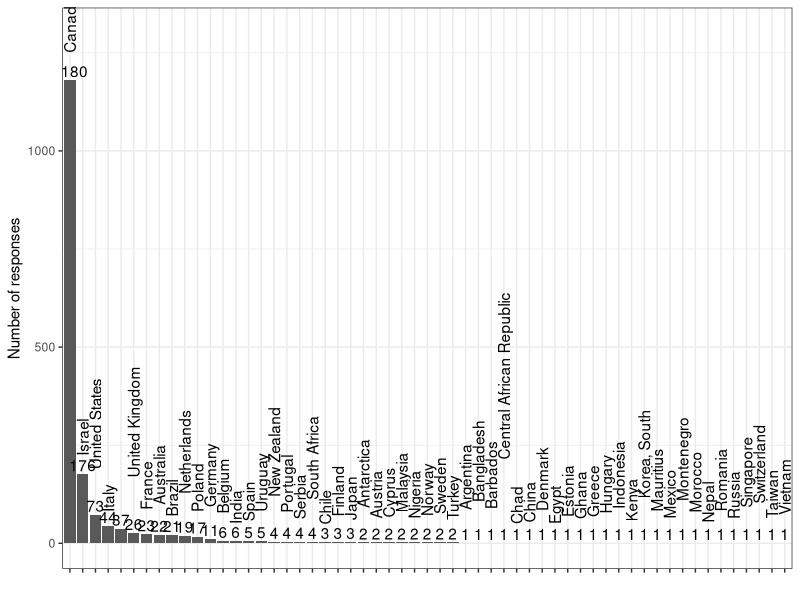
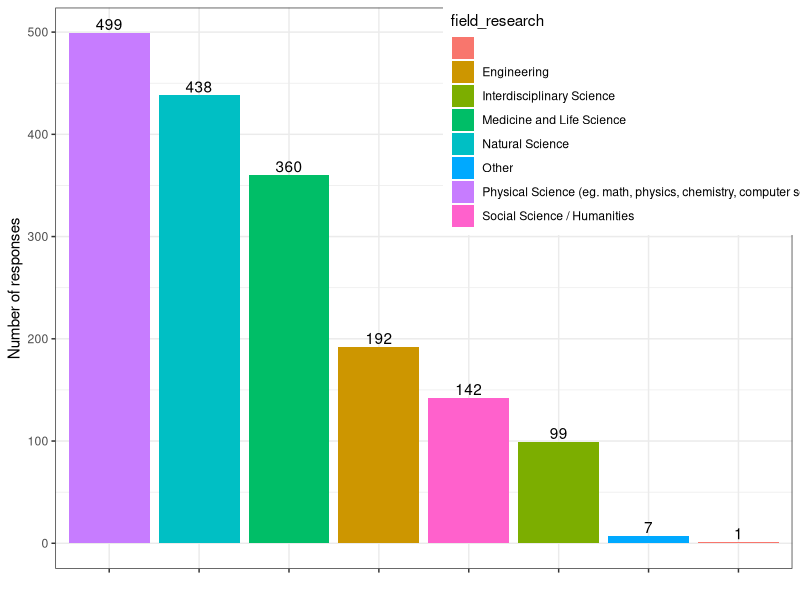

Here is the R script that generated these plots, in order:


## Read in and explore the GYA data

setwd("/Users/jpwrobinson/Documents/git_repos/gya-research")

setwd("/Users/kristinatietjen/Documents/git_hub/gya-research")



## read data
survey<-read.csv("data/July-7-2016-7pm-Toronto_simplified.csv", header=TRUE)
#colnames(survey)<-as.character(unlist(survey[1,]))
#survey<-survey[-1,]

head(survey)
## remove some unnecessary columns
#survey$Username<-NULL
#survey$'Updated At'<-NULL
#survey'Number of Saves'<-NULL

## check number of complete vs. incomplete
table(survey$Status)

### keep complete data only
survey<-survey[survey$Status=="Complete",]

# add 'date column'
#require(stringr)
#survey$date<-str_split_fixed(survey$'Completed At', " ", 1)

colnames(survey)

survey<-subset(survey, select=c("Location",  "gender", "field_research", "Country_work", "PhD_Year"))


states<-c("California","New York", "Pennsylvania", "Nebraska", "Massachusetts", "Vermont","Texas",
          "Michigan", "Maryland", "Florida", "Washington", "Oregon", "Nevada", "Minnesota", "Arizona",
          "Wisconsin", "Virginia", "Utah", "Ohio", "North Carolina", "New Jersey", "New Hampshire", 
          "Maine", "Louisiana", "Indiana", "Hawaii", "Alabama", "Tennessee", "Oklahoma", "New Mexico",
          "Missouri", "Mississippi", "Iowa", "Delaware", "Colorado", "Illinois")

prov<-c("Ontario", "Quebec", "British Columbia", "Alberta", "Nova Scotia", "New Brunswick", 
        "Newfoundland and Labrador", "Manitoba", "Saskatchewan", "Prince Edward Island", "Yukon Territory", 
        "Nunavut")

survey$Country<-as.character(survey$Location)
survey$Country<-ifelse(survey$Country%in%states, 'USA', survey$Country)
survey$Country<-ifelse(survey$Country%in%prov, 'Canada', survey$Country)
survey$Country<-as.factor(survey$Country)

################################
#### Summary statistics ########
################################
table(survey$Country)

locations<-aggregate(gender ~ Country, survey, length)
gender<-aggregate(Location ~ gender, survey, length)
field<-aggregate(Location ~ field_research, survey, length)
country_work<-aggregate(gender ~ Country_work, survey, length)




locations[order(locations$gender, locations$Country, decreasing=TRUE),]


require(ggplot2)
theme_set(theme_bw())

## plot countries with number of responses
ggplot(country_work, aes(x = reorder(Country_work, -gender), gender)) + geom_bar(stat='identity',position = position_dodge(width=0.5)) + 
  theme(axis.text.x=element_blank()) + labs(y="Number of responses",x="")  + 
  geom_text(aes(label=gender), vjust=-0.25) +
geom_text(aes(label=Country_work), angle=90, hjust=-0.5) + lims(y=c(0, 1300)) 

## plot fields of research with number of responses
ggplot(field, aes(x = reorder(field_research, -Location), Location, fill=field_research)) + geom_bar(stat='identity',position = position_dodge(width=0.5)) + 
  theme(axis.text.x=element_blank()) + labs(y="Number of responses",x="")  + 
  geom_text(aes(label=Location), vjust=-0.25) + theme(legend.position=c(0.8, 0.8))
  
  




